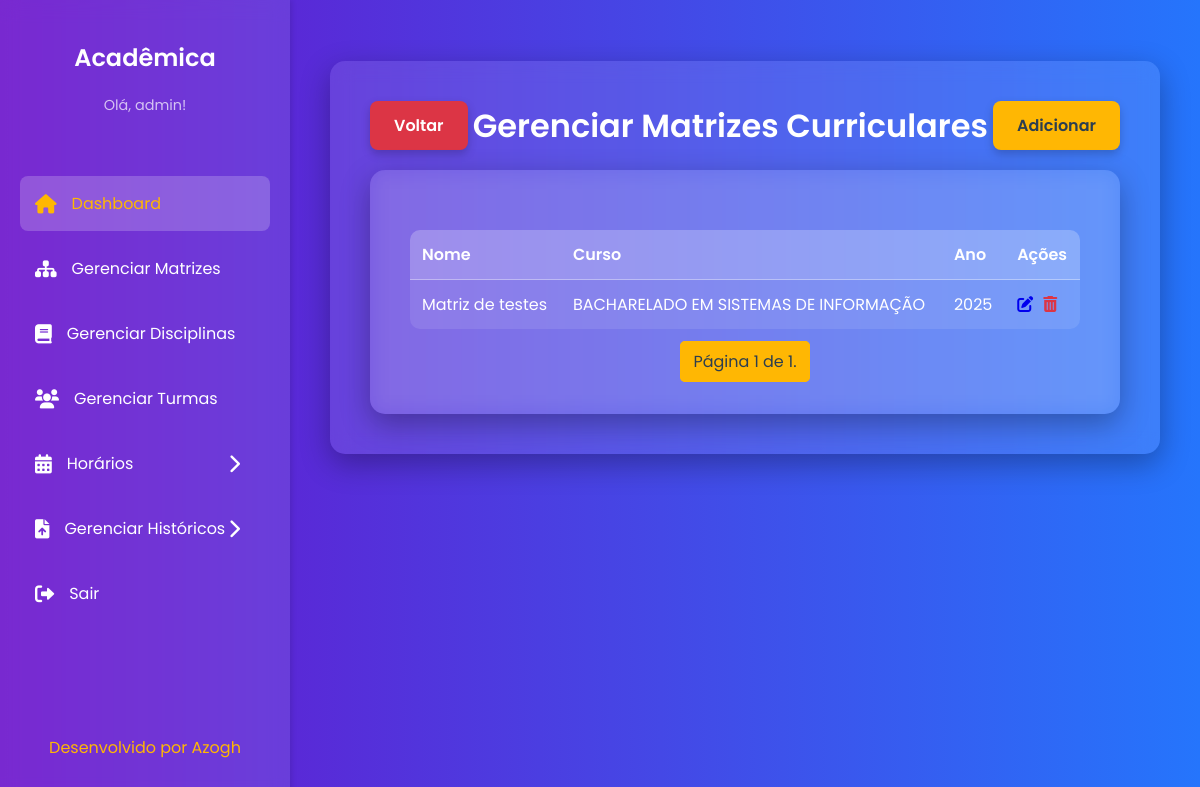
Page /matrizes/ (signed in) on the earlier database version.
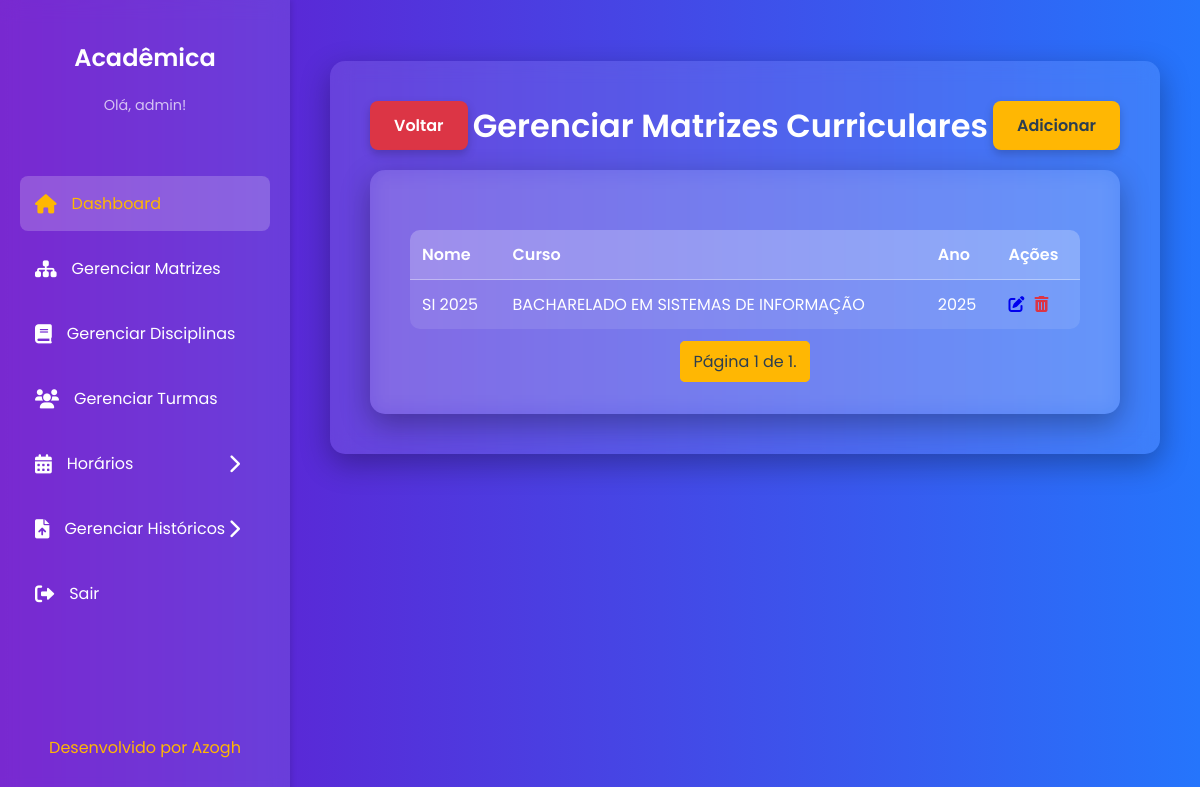
Same page on the later database version.
### core/models.py (models this page shows, shortened)
class MatrizCurricular(models.Model):
    nome = models.CharField(max_length=45, verbose_name="Nome da Matriz")
    curso = models.CharField(max_length=100, verbose_name="Curso")
    ch_total = models.IntegerField(verbose_name="Carga Horária Total")
    estagio = models.IntegerField(
        null=True,
        blank=True,
        verbose_name="Carga Horária Estágio"
    )
    acc = models.IntegerField(verbose_name="Carga Horária ACC")
    ano_referencia = models.IntegerField(verbose_name="Ano de Referência")
    usuario = models.ForeignKey(
        Usuario,
        on_delete=models.CASCADE,
        verbose_name="Criado por"
    )
    class Meta:
        db_table = 'MATRIZ_CURRICULAR'
        verbose_name = "Matriz Curricular"
        verbose_name_plural = "Matrizes Curriculares"

### core/views.py (the view)
# urls.py: path('matrizes/', views.listar_matrizes, name='listar_matrizes'),
@login_required
def listar_matrizes(request):
    matrizes_list = MatrizCurricular.objects.all().order_by('-ano_referencia')
    ano = request.GET.get('ano')
    if ano:
        matrizes_list = matrizes_list.filter(ano_referencia=ano)
    anos_disponiveis = MatrizCurricular.objects.values_list('ano_referencia', flat=True).distinct().order_by('-ano_referencia')
    paginator = Paginator(matrizes_list, 10)
    page = request.GET.get('page')
    try:
        matrizes = paginator.page(page)
    except PageNotAnInteger:
        matrizes = paginator.page(1)
    except EmptyPage:
        matrizes = paginator.page(paginator.num_pages)
    return render(request, 'core/matrizes/listar_matrizes.html', {
        'matrizes': matrizes,
        'anos_disponiveis': anos_disponiveis
    })

### core/templates/core/matrizes/listar_matrizes.html (shortened to what this page needs)
{% extends 'core/base.html' %}
{% load static %}
{% block content %}
    <div style="display: flex; justify-content: space-between; align-items: center; margin-bottom: 20px;">
        <a href="{% url 'painel' %}" class="cancel-button">Voltar</a>
        <h1 style="margin: 0; text-align: center; flex-grow: 1;">Gerenciar Matrizes Curriculares</h1>
        <a href="{% url 'adicionar_matriz' %}" class="cta-button">Adicionar </a>
    </div>
    <div class="content-card">
        <table>
            <thead>
                <tr>
                    <th>Nome</th>
                    <th>Curso</th>
                    <th>Ano</th>
                    <th>Ações</th>
                </tr>
            </thead>
            <tbody>
                {% for matriz in matrizes %}
                <tr>
                    <td>{{ matriz.nome }}</td>
                    <td>{{ matriz.curso }}</td>
                    <td>{{ matriz.ano_referencia }}</td>
                    <td style="display: flex; gap: 10px;">
                        <a href="{% url 'editar_matriz' matriz.pk %}"><i class="fas fa-pen-to-square"></i></a>
                        <a href="{% url 'excluir_matriz' matriz.pk %}" style="color: #dc3545;"><i class="fas fa-trash-can"></i></a>
                    </td>
                </tr>
                {% empty %}
                <tr>
                    <td colspan="4">Nenhuma matriz curricular encontrada.</td>
                </tr>
                {% endfor %}
            </tbody>
        </table>
        <div class="pagination">
            <span class="step-links">
                <span class="current">
                    Página {{ matrizes.number }} de {{ matrizes.paginator.num_pages }}.
                </span>
            </span>
        </div>
    </div>
{% endblock %}

Differences in the rows shown:
removed MatrizCurricular: nome "Matriz de testes", curso "BACHARELADO EM SISTEMAS DE INFORMAÇÃO", ano_referencia "2025"
added MatrizCurricular: nome "SI 2025", curso "BACHARELADO EM SISTEMAS DE INFORMAÇÃO", ano_referencia "2025"
